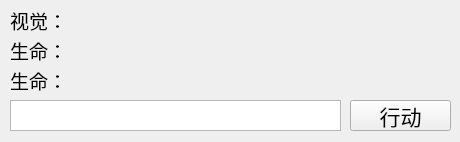
<?xml version="1.0" encoding="UTF-8"?>
<ui version="4.0">
 <class>MainWindow</class>
 <widget class="QMainWindow" name="MainWindow">
  <property name="geometry">
   <rect>
    <x>0</x>
    <y>0</y>
    <width>460</width>
    <height>142</height>
   </rect>
  </property>
  <property name="windowTitle">
   <string>让人当小白鼠</string>
  </property>
  <widget class="QWidget" name="centralWidget">
   <widget class="QLabel" name="VisionLabel">
    <property name="geometry">
     <rect>
      <x>10</x>
      <y>10</y>
      <width>771</width>
      <height>21</height>
     </rect>
    </property>
    <property name="font">
     <font>
      <family>微软雅黑</family>
      <pointsize>14</pointsize>
     </font>
    </property>
    <property name="text">
     <string>视觉：</string>
    </property>
   </widget>
   <widget class="QLabel" name="HPLabel">
    <property name="geometry">
     <rect>
      <x>10</x>
      <y>40</y>
      <width>771</width>
      <height>21</height>
     </rect>
    </property>
    <property name="font">
     <font>
      <family>微软雅黑</family>
      <pointsize>14</pointsize>
     </font>
    </property>
    <property name="text">
     <string>生命：</string>
    </property>
   </widget>
   <widget class="QLabel" name="MoveLabel">
    <property name="geometry">
     <rect>
      <x>10</x>
      <y>70</y>
      <width>771</width>
      <height>21</height>
     </rect>
    </property>
    <property name="font">
     <font>
      <family>微软雅黑</family>
      <pointsize>14</pointsize>
     </font>
    </property>
    <property name="text">
     <string>生命：</string>
    </property>
   </widget>
   <widget class="QTextEdit" name="MCtext">
    <property name="geometry">
     <rect>
      <x>10</x>
      <y>100</y>
      <width>331</width>
      <height>31</height>
     </rect>
    </property>
    <property name="font">
     <font>
      <family>微软雅黑</family>
      <pointsize>14</pointsize>
     </font>
    </property>
    <property name="verticalScrollBarPolicy">
     <enum>Qt::ScrollBarAlwaysOff</enum>
    </property>
    <property name="html">
     <string>&lt;!DOCTYPE HTML PUBLIC &quot;-//W3C//DTD HTML 4.0//EN&quot; &quot;http://www.w3.org/TR/REC-html40/strict.dtd&quot;&gt;
&lt;html&gt;&lt;head&gt;&lt;meta name=&quot;qrichtext&quot; content=&quot;1&quot; /&gt;&lt;style type=&quot;text/css&quot;&gt;
p, li { white-space: pre-wrap; }
&lt;/style&gt;&lt;/head&gt;&lt;body style=&quot; font-family:'微软雅黑'; font-size:14pt; font-weight:400; font-style:normal;&quot;&gt;
&lt;p style=&quot;-qt-paragraph-type:empty; margin-top:0px; margin-bottom:0px; margin-left:0px; margin-right:0px; -qt-block-indent:0; text-indent:0px; font-size:16pt;&quot;&gt;&lt;br /&gt;&lt;/p&gt;&lt;/body&gt;&lt;/html&gt;</string>
    </property>
   </widget>
   <widget class="QPushButton" name="pushButton">
    <property name="geometry">
     <rect>
      <x>350</x>
      <y>100</y>
      <width>101</width>
      <height>31</height>
     </rect>
    </property>
    <property name="font">
     <font>
      <family>微软雅黑</family>
      <pointsize>16</pointsize>
     </font>
    </property>
    <property name="text">
     <string>行动</string>
    </property>
   </widget>
  </widget>
 </widget>
 <resources/>
 <connections/>
</ui>
